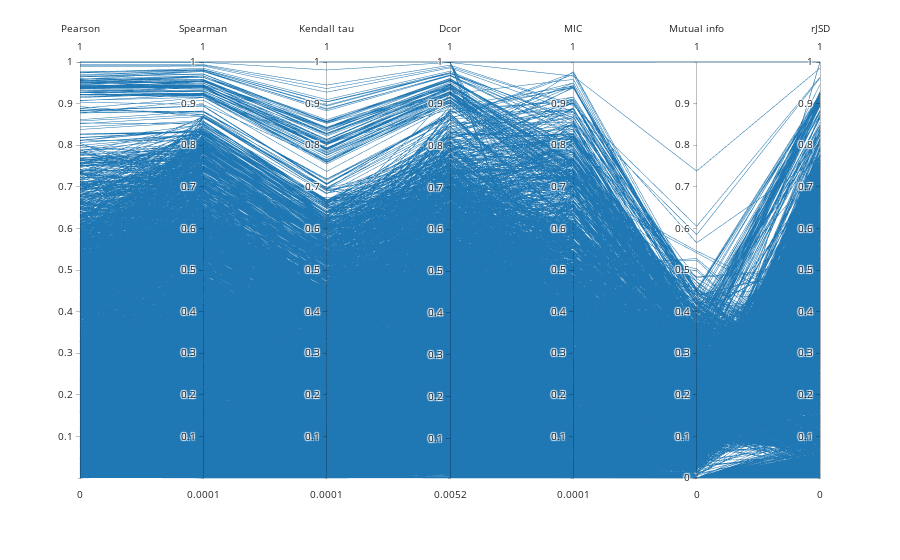

The notebook cell saved with this chart:
### Code cell
import plotly.express as px

px.parallel_coordinates(df_parallel[parallel_columns], template='simple_white')

### Figure 1 — Plotly figure (JSON) as saved in the notebook; plotly's stock layout.template omitted (floating-point values rounded to 4 significant figures; data arrays with more than 128 entries replaced by an {"elided": "..."} marker saying what was removed)
{"data": [{"dimensions": [{"label": "Pearson", "values": {"elided": "6426 float values"}}, {"label": "Spearman", "values": {"elided": "6426 float values"}}, {"label": "Kendall tau", "values": {"elided": "6426 float values"}}, {"label": "Dcor", "values": {"elided": "6426 float values"}}, {"label": "MIC", "values": {"elided": "6426 float values"}}, {"label": "Mutual info", "values": {"elided": "6426 float values"}}, {"label": "rJSD", "values": {"elided": "6426 float values"}}], "domain": {"x": [0, 1], "y": [0, 1]}, "name": "", "type": "parcoords"}], "layout": {"legend": {"tracegroupgap": 0}, "margin": {"t": 60}}}
